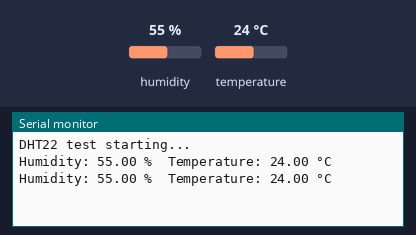
Bench run of a sketch on a simulated Arduino Uno, built with avr-gcc and run on an emulated ATmega328P. Parts: the last lines printed to the serial monitor. Inputs (shaded band) come from the test bench; at power-on: humidity 55 %, temperature 24 °C.

Above: at 4.8 s.
4.9 s: humidity set to 22 %
At 7.4 s:
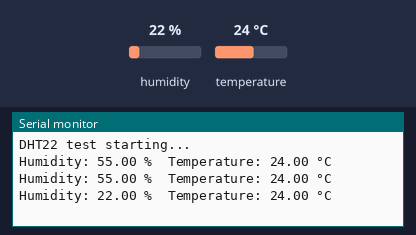
7.9 s: temperature set to 12 °C
At 9.2 s:
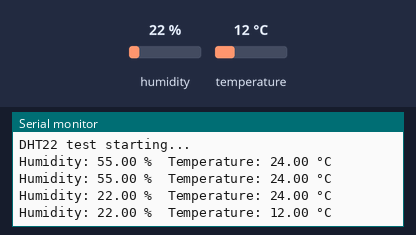
10.9 s: humidity set to 40 %
At 12.7 s:
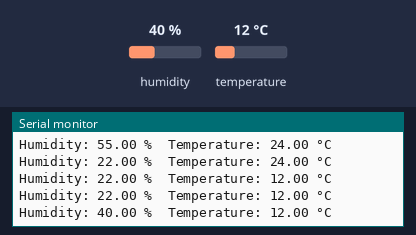
Timing chart, 0 to 14.2 s (numbered marks = the images above; inputs shaded):
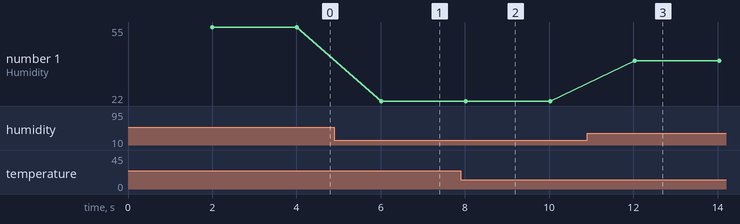

Measured:
- after the input at 4.9 s, the serial monitor: prints a new line after 1.1 s (image 1)
- after the input at 7.9 s, the serial monitor: prints a new line after 0.12 s (image 2)
- after the input at 10.9 s, the serial monitor: prints a new line after 1.1 s (image 3)
- plotted number 1: 55 → 22 after the input at 4.9 s, 22 → 40 after the input at 10.9 s

The sketch:

dht22.ino
```cpp
#include <DHT.h>

#define DHTPIN 2        // DATA -> D2
#define DHTTYPE DHT22   // or AM2302

DHT dht(DHTPIN, DHTTYPE);

void setup() {
  Serial.begin(9600);
  dht.begin();
  Serial.println("DHT22 test starting...");
}

void loop() {
  delay(2000);  // about 0.5 Hz recommended
  float h = dht.readHumidity();
  float t = dht.readTemperature();

  if (isnan(h) || isnan(t)) {
    Serial.println("Failed to read from DHT22!");
  } else {
    Serial.print("Humidity: ");
    Serial.print(h);
    Serial.print(" %  Temperature: ");
    Serial.print(t);
    Serial.println(" °C");
  }
}
```
